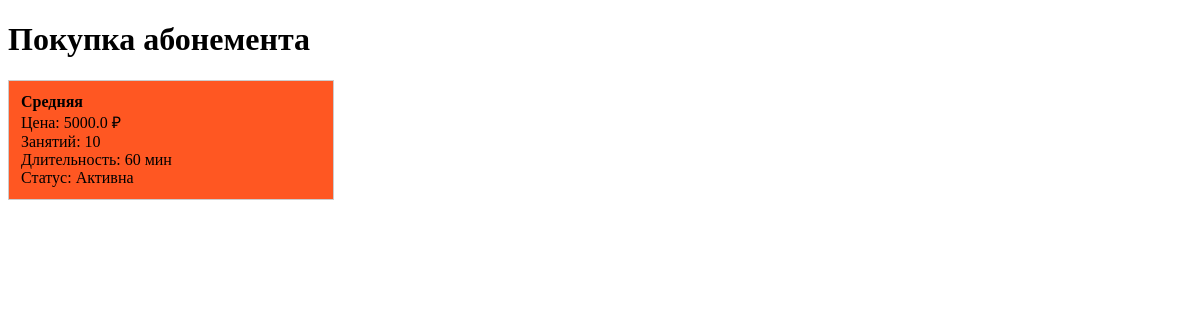
The page /cards/buy/15 on the database as committed earlier.
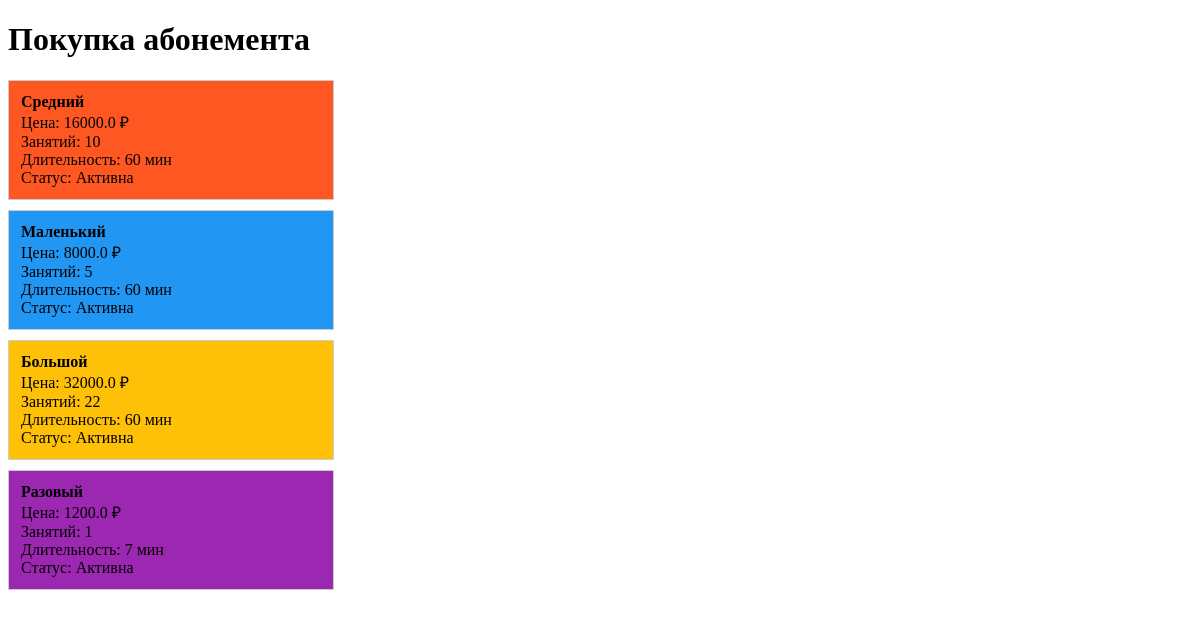
The same page on the database as committed later.
### tables this page shows
CREATE TABLE cards (
            id INTEGER PRIMARY KEY AUTOINCREMENT,
            name TEXT NOT NULL,
            price REAL NOT NULL,
            lessons_count INTEGER NOT NULL,
            duration TEXT NOT NULL,
            color TEXT,
            status TEXT NOT NULL,
            creation_date TEXT
        );

### app.py (the view)
@app.route("/cards/buy/<int:student_id>", methods=["GET", "POST"])
def buy_cards(student_id):
    cards = db.get_all_cards()
    return render_template("buy_cards.html", cards=cards, student_id=student_id)

### database.py (called while the page is built)
def get_connection():
    conn = sqlite3.connect(DB_NAME)
    conn.row_factory = sqlite3.Row
    return conn

def get_all_cards():
    conn = get_connection()
    cards = conn.execute("SELECT * FROM cards").fetchall()
    conn.close()
    return cards

### templates/buy_cards.html (shortened to what this page needs)
<!DOCTYPE html>
<html lang="ru">
<head>
</head>
<body>
<h1>Покупка абонемента</h1>
{% for card in cards %}
<form action="{{ url_for('purchased_cards') }}" method="post">
    <button type="submit" style="
        all: unset;
        cursor: pointer;
        display: block;
        width: 100%;
    ">
        <div style="
            border: 1px solid #ccc;
            padding: 12px;
            margin-bottom: 10px;
            background-color: {{ card.color }};
            width: 300px;
        ">
            <strong>{{ card.name }}</strong><br>
            Цена: {{ card.price }} ₽<br>
            Занятий: {{ card.lessons_count }}<br>
            Длительность: {{ card.duration }} мин<br>
            Статус: {{ card.status }}
        </div>
    </button>
</form>
{% endfor %}
</body>
</html>

Rows that differ between the two databases and show on the page:
changed cards: name "Средняя" → "Средний"; price "5000.0" → "16000.0"
added cards: name "Маленький", price "8000.0", lessons_count "5", duration "60", status "Активна"
added cards: name "Большой", price "32000.0", lessons_count "22", duration "60", status "Активна"
added cards: name "Разовый", price "1200.0", lessons_count "1", duration "7", status "Активна"
